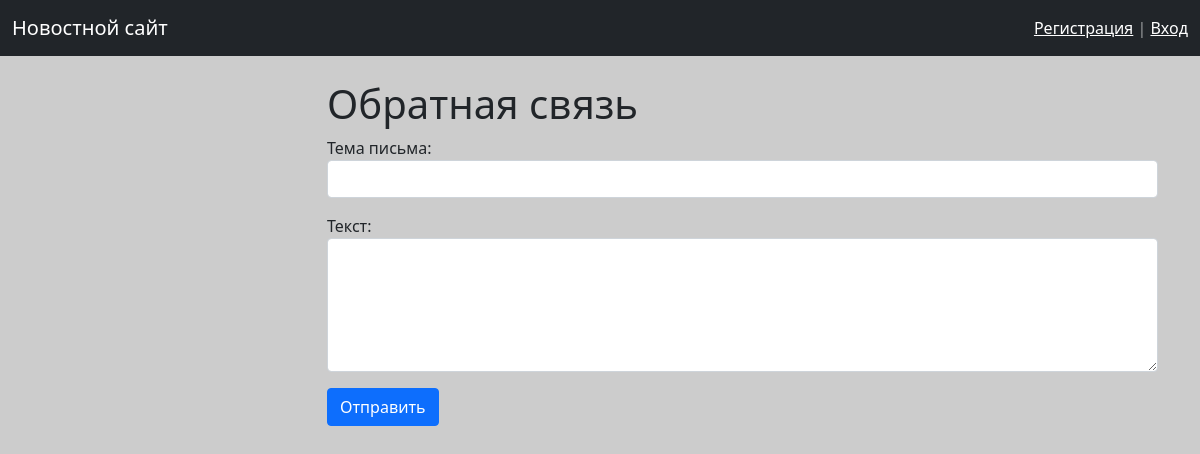
Page /mail/ on the earlier database version.
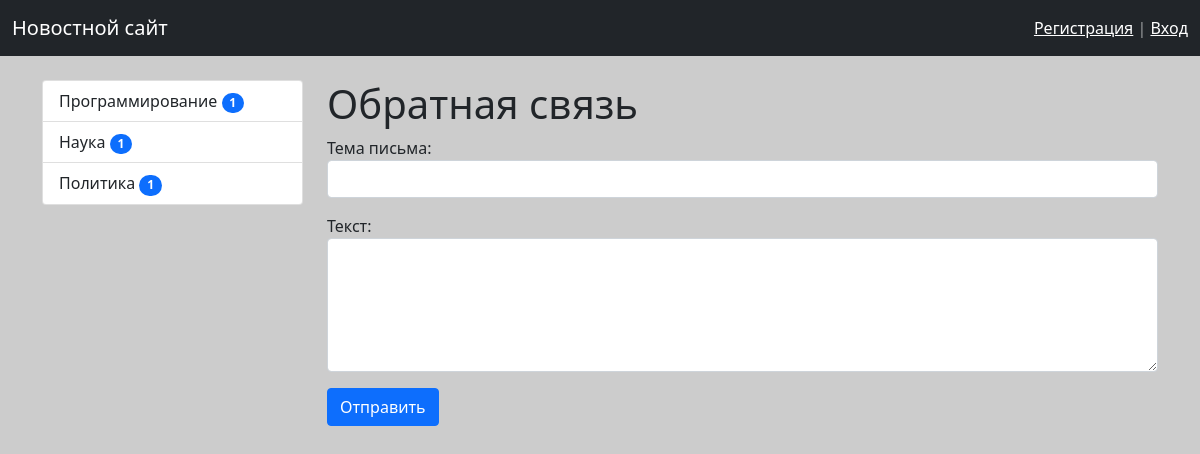
Same page on the later database version.
### news/models.py (models this page shows, shortened)
class Category(models.Model):
    title = models.CharField(max_length=150, db_index=True, verbose_name='Наименование категории')
    class Meta:
        verbose_name = 'Категория'
        verbose_name_plural = 'Категории'
        ordering = ['title']

### news/views.py (the view)
# urls.py: path('mail/', message_send, name='mail'),
def message_send(request):
    if request.method == 'POST':
        form = ContactForm(request.POST)
        if form.is_valid():
            mail = send_mail(
                form.cleaned_data['subject'],
                form.cleaned_data['content'],
                'mukhitov.aaa@list.ru',
                ['arsen.mukhitov@yandex.ru'],
                fail_silently=True
            )
            if mail:
                messages.success(request, 'Письмо успешно отправлено!')
                return redirect('mail')
            else:
                messages.error(request, 'Ошибка отправки')
    else:
        form = ContactForm()
    return render(request, 'news/mail.html', {'form': form})

### news/forms.py
class ContactForm(forms.Form):
    subject = forms.CharField(label='Тема письма', widget=forms.TextInput(attrs={'class': 'form-control'}))
    content = forms.CharField(label='Текст', widget=forms.Textarea(attrs={'class': 'form-control', 'rows': 5}))

### news/templatetags/news_tags.py (called while the page is built)
@register.simple_tag()
def get_categories():
    categories = Category.objects.annotate(count=Count('news')).filter(count__gt=0)
    return categories

### news/templates/news/mail.html (shortened to what this page needs)
{% extends 'base.html' %}
{% block sidebar %}
<div class="col-md-3">
    {% include 'inc/_sidebar.html' %}
</div>
{% endblock %}
{% block content %}
    <h1>Обратная связь</h1>
    <form method="post">
        {{ form.as_p }}
        <button type="submit" class="btn btn-primary btn-block">Отправить</button>
    </form>
{% endblock %}

### templates/inc/_sidebar.html
{% load news_tags %}
{% get_categories as categories %}
<ul class="list-group">
    {% for item in categories %}
    <a href="{% url 'category' item.pk %}" class="list-group-item">
        {{ item.title }}
        <span class="badge bg-primary rounded-pill">{{ item.count }}</span>
    </a>
    {% endfor %}
</ul>

Differences in the rows shown:
added Category: title "Программирование", count "1"
added Category: title "Наука", count "1"
added Category: title "Политика", count "1"
